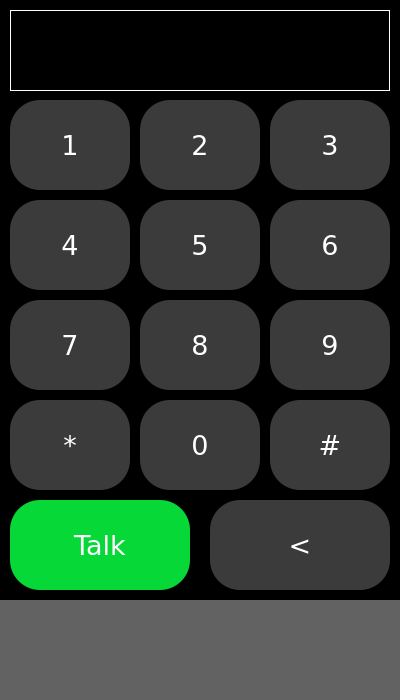
<?xml version="1.0" encoding="UTF-8"?>
<ui version="4.0">
 <class>Form</class>
 <widget class="QWidget" name="Form">
  <property name="geometry">
   <rect>
    <x>0</x>
    <y>0</y>
    <width>400</width>
    <height>700</height>
   </rect>
  </property>
  <property name="minimumSize">
   <size>
    <width>400</width>
    <height>700</height>
   </size>
  </property>
  <property name="maximumSize">
   <size>
    <width>400</width>
    <height>700</height>
   </size>
  </property>
  <property name="font">
   <font>
    <family>Segoe Script</family>
    <pointsize>20</pointsize>
    <bold>true</bold>
   </font>
  </property>
  <property name="windowTitle">
   <string>Form</string>
  </property>
  <widget class="QWidget" name="widget" native="true">
   <property name="geometry">
    <rect>
     <x>10</x>
     <y>100</y>
     <width>380</width>
     <height>490</height>
    </rect>
   </property>
   <widget class="QPushButton" name="button_1">
    <property name="geometry">
     <rect>
      <x>0</x>
      <y>0</y>
      <width>120</width>
      <height>90</height>
     </rect>
    </property>
    <property name="minimumSize">
     <size>
      <width>120</width>
      <height>90</height>
     </size>
    </property>
    <property name="maximumSize">
     <size>
      <width>120</width>
      <height>90</height>
     </size>
    </property>
    <property name="font">
     <font>
      <family>Verdana</family>
      <pointsize>20</pointsize>
      <bold>false</bold>
     </font>
    </property>
    <property name="styleSheet">
     <string notr="true">color: white;
background-color: rgb(59, 59, 59);
border-radius: 30px;</string>
    </property>
    <property name="text">
     <string>1</string>
    </property>
   </widget>
   <widget class="QPushButton" name="button_2">
    <property name="geometry">
     <rect>
      <x>130</x>
      <y>0</y>
      <width>120</width>
      <height>90</height>
     </rect>
    </property>
    <property name="minimumSize">
     <size>
      <width>120</width>
      <height>90</height>
     </size>
    </property>
    <property name="maximumSize">
     <size>
      <width>120</width>
      <height>90</height>
     </size>
    </property>
    <property name="font">
     <font>
      <family>Verdana</family>
      <pointsize>20</pointsize>
      <bold>false</bold>
     </font>
    </property>
    <property name="styleSheet">
     <string notr="true">color: white;
background-color: rgb(59, 59, 59);
border-radius: 30px;</string>
    </property>
    <property name="text">
     <string>2</string>
    </property>
   </widget>
   <widget class="QPushButton" name="button_3">
    <property name="geometry">
     <rect>
      <x>260</x>
      <y>0</y>
      <width>120</width>
      <height>90</height>
     </rect>
    </property>
    <property name="minimumSize">
     <size>
      <width>120</width>
      <height>90</height>
     </size>
    </property>
    <property name="maximumSize">
     <size>
      <width>120</width>
      <height>90</height>
     </size>
    </property>
    <property name="font">
     <font>
      <family>Verdana</family>
      <pointsize>20</pointsize>
      <bold>false</bold>
     </font>
    </property>
    <property name="styleSheet">
     <string notr="true">color: white;
background-color: rgb(59, 59, 59);
border-radius: 30px;</string>
    </property>
    <property name="text">
     <string>3</string>
    </property>
   </widget>
   <widget class="QPushButton" name="button_4">
    <property name="geometry">
     <rect>
      <x>0</x>
      <y>100</y>
      <width>120</width>
      <height>90</height>
     </rect>
    </property>
    <property name="minimumSize">
     <size>
      <width>120</width>
      <height>90</height>
     </size>
    </property>
    <property name="maximumSize">
     <size>
      <width>120</width>
      <height>90</height>
     </size>
    </property>
    <property name="font">
     <font>
      <family>Verdana</family>
      <pointsize>20</pointsize>
      <bold>false</bold>
     </font>
    </property>
    <property name="styleSheet">
     <string notr="true">color: white;
background-color: rgb(59, 59, 59);
border-radius: 30px;</string>
    </property>
    <property name="text">
     <string>4</string>
    </property>
   </widget>
   <widget class="QPushButton" name="button_5">
    <property name="geometry">
     <rect>
      <x>130</x>
      <y>100</y>
      <width>120</width>
      <height>90</height>
     </rect>
    </property>
    <property name="minimumSize">
     <size>
      <width>120</width>
      <height>90</height>
     </size>
    </property>
    <property name="maximumSize">
     <size>
      <width>120</width>
      <height>90</height>
     </size>
    </property>
    <property name="font">
     <font>
      <family>Verdana</family>
      <pointsize>20</pointsize>
      <bold>false</bold>
     </font>
    </property>
    <property name="styleSheet">
     <string notr="true">color: white;
background-color: rgb(59, 59, 59);
border-radius: 30px;</string>
    </property>
    <property name="text">
     <string>5</string>
    </property>
   </widget>
   <widget class="QPushButton" name="button_6">
    <property name="geometry">
     <rect>
      <x>260</x>
      <y>100</y>
      <width>120</width>
      <height>90</height>
     </rect>
    </property>
    <property name="minimumSize">
     <size>
      <width>120</width>
      <height>90</height>
     </size>
    </property>
    <property name="maximumSize">
     <size>
      <width>120</width>
      <height>90</height>
     </size>
    </property>
    <property name="font">
     <font>
      <family>Verdana</family>
      <pointsize>20</pointsize>
      <bold>false</bold>
     </font>
    </property>
    <property name="styleSheet">
     <string notr="true">color: white;
background-color: rgb(59, 59, 59);
border-radius: 30px;</string>
    </property>
    <property name="text">
     <string>6</string>
    </property>
   </widget>
   <widget class="QPushButton" name="button_7">
    <property name="geometry">
     <rect>
      <x>0</x>
      <y>200</y>
      <width>120</width>
      <height>90</height>
     </rect>
    </property>
    <property name="minimumSize">
     <size>
      <width>120</width>
      <height>90</height>
     </size>
    </property>
    <property name="maximumSize">
     <size>
      <width>120</width>
      <height>90</height>
     </size>
    </property>
    <property name="font">
     <font>
      <family>Verdana</family>
      <pointsize>20</pointsize>
      <bold>false</bold>
     </font>
    </property>
    <property name="styleSheet">
     <string notr="true">color: white;
background-color: rgb(59, 59, 59);
border-radius: 30px;</string>
    </property>
    <property name="text">
     <string>7</string>
    </property>
   </widget>
   <widget class="QPushButton" name="button_8">
    <property name="geometry">
     <rect>
      <x>130</x>
      <y>200</y>
      <width>120</width>
      <height>90</height>
     </rect>
    </property>
    <property name="minimumSize">
     <size>
      <width>120</width>
      <height>90</height>
     </size>
    </property>
    <property name="maximumSize">
     <size>
      <width>120</width>
      <height>90</height>
     </size>
    </property>
    <property name="font">
     <font>
      <family>Verdana</family>
      <pointsize>20</pointsize>
      <bold>false</bold>
     </font>
    </property>
    <property name="styleSheet">
     <string notr="true">color: white;
background-color: rgb(59, 59, 59);
border-radius: 30px;
</string>
    </property>
    <property name="text">
     <string>8</string>
    </property>
   </widget>
   <widget class="QPushButton" name="button_9">
    <property name="geometry">
     <rect>
      <x>260</x>
      <y>200</y>
      <width>120</width>
      <height>90</height>
     </rect>
    </property>
    <property name="minimumSize">
     <size>
      <width>120</width>
      <height>90</height>
     </size>
    </property>
    <property name="maximumSize">
     <size>
      <width>120</width>
      <height>90</height>
     </size>
    </property>
    <property name="font">
     <font>
      <family>Verdana</family>
      <pointsize>20</pointsize>
      <bold>false</bold>
     </font>
    </property>
    <property name="styleSheet">
     <string notr="true">color: white;
background-color: rgb(59, 59, 59);
border-radius: 30px;</string>
    </property>
    <property name="text">
     <string>9</string>
    </property>
   </widget>
   <widget class="QPushButton" name="button_mul">
    <property name="geometry">
     <rect>
      <x>0</x>
      <y>300</y>
      <width>120</width>
      <height>90</height>
     </rect>
    </property>
    <property name="minimumSize">
     <size>
      <width>120</width>
      <height>90</height>
     </size>
    </property>
    <property name="maximumSize">
     <size>
      <width>120</width>
      <height>90</height>
     </size>
    </property>
    <property name="font">
     <font>
      <family>Verdana</family>
      <pointsize>20</pointsize>
      <bold>false</bold>
     </font>
    </property>
    <property name="styleSheet">
     <string notr="true">color: white;
background-color: rgb(59, 59, 59);
border-radius: 30px;</string>
    </property>
    <property name="text">
     <string>*</string>
    </property>
   </widget>
   <widget class="QPushButton" name="button_0">
    <property name="geometry">
     <rect>
      <x>130</x>
      <y>300</y>
      <width>120</width>
      <height>90</height>
     </rect>
    </property>
    <property name="minimumSize">
     <size>
      <width>120</width>
      <height>90</height>
     </size>
    </property>
    <property name="maximumSize">
     <size>
      <width>120</width>
      <height>90</height>
     </size>
    </property>
    <property name="font">
     <font>
      <family>Verdana</family>
      <pointsize>20</pointsize>
      <bold>false</bold>
     </font>
    </property>
    <property name="styleSheet">
     <string notr="true">color: white;
background-color: rgb(59, 59, 59);
border-radius: 30px;</string>
    </property>
    <property name="text">
     <string>0</string>
    </property>
   </widget>
   <widget class="QPushButton" name="button_hash">
    <property name="geometry">
     <rect>
      <x>260</x>
      <y>300</y>
      <width>120</width>
      <height>90</height>
     </rect>
    </property>
    <property name="minimumSize">
     <size>
      <width>120</width>
      <height>90</height>
     </size>
    </property>
    <property name="maximumSize">
     <size>
      <width>120</width>
      <height>90</height>
     </size>
    </property>
    <property name="font">
     <font>
      <family>Verdana</family>
      <pointsize>20</pointsize>
      <bold>false</bold>
     </font>
    </property>
    <property name="styleSheet">
     <string notr="true">color: white;
background-color: rgb(59, 59, 59);
border-radius: 30px;</string>
    </property>
    <property name="text">
     <string>#</string>
    </property>
   </widget>
   <widget class="QPushButton" name="button_talk">
    <property name="geometry">
     <rect>
      <x>0</x>
      <y>400</y>
      <width>180</width>
      <height>90</height>
     </rect>
    </property>
    <property name="minimumSize">
     <size>
      <width>180</width>
      <height>90</height>
     </size>
    </property>
    <property name="maximumSize">
     <size>
      <width>180</width>
      <height>90</height>
     </size>
    </property>
    <property name="font">
     <font>
      <family>Verdana</family>
      <pointsize>20</pointsize>
      <bold>false</bold>
     </font>
    </property>
    <property name="styleSheet">
     <string notr="true">color: white;
background-color: rgb(6, 217, 55);
border-radius: 30px;</string>
    </property>
    <property name="text">
     <string>Talk</string>
    </property>
   </widget>
   <widget class="QPushButton" name="button_del">
    <property name="geometry">
     <rect>
      <x>200</x>
      <y>400</y>
      <width>180</width>
      <height>90</height>
     </rect>
    </property>
    <property name="minimumSize">
     <size>
      <width>180</width>
      <height>90</height>
     </size>
    </property>
    <property name="maximumSize">
     <size>
      <width>180</width>
      <height>90</height>
     </size>
    </property>
    <property name="font">
     <font>
      <family>Verdana</family>
      <pointsize>20</pointsize>
      <bold>false</bold>
     </font>
    </property>
    <property name="styleSheet">
     <string notr="true">color: white;
background-color: rgb(59, 59, 59);
border-radius: 30px;</string>
    </property>
    <property name="text">
     <string>&lt;</string>
    </property>
   </widget>
  </widget>
  <widget class="QPushButton" name="home_app">
   <property name="geometry">
    <rect>
     <x>160</x>
     <y>610</y>
     <width>80</width>
     <height>80</height>
    </rect>
   </property>
   <property name="minimumSize">
    <size>
     <width>80</width>
     <height>80</height>
    </size>
   </property>
   <property name="maximumSize">
    <size>
     <width>80</width>
     <height>80</height>
    </size>
   </property>
   <property name="styleSheet">
    <string notr="true">QPushButton {
    border-radius: 1px;
}
</string>
   </property>
   <property name="text">
    <string/>
   </property>
   <property name="icon">
    <iconset>
     <normaloff>pic/home_logo.png</normaloff>pic/home_logo.png</iconset>
   </property>
   <property name="iconSize">
    <size>
     <width>80</width>
     <height>80</height>
    </size>
   </property>
  </widget>
  <widget class="QLabel" name="home_background">
   <property name="geometry">
    <rect>
     <x>0</x>
     <y>600</y>
     <width>400</width>
     <height>100</height>
    </rect>
   </property>
   <property name="minimumSize">
    <size>
     <width>400</width>
     <height>100</height>
    </size>
   </property>
   <property name="maximumSize">
    <size>
     <width>400</width>
     <height>100</height>
    </size>
   </property>
   <property name="styleSheet">
    <string notr="true">background-color: rgb(98, 98, 98);</string>
   </property>
   <property name="text">
    <string/>
   </property>
  </widget>
  <widget class="QLabel" name="home_background_2">
   <property name="geometry">
    <rect>
     <x>0</x>
     <y>0</y>
     <width>400</width>
     <height>600</height>
    </rect>
   </property>
   <property name="minimumSize">
    <size>
     <width>400</width>
     <height>600</height>
    </size>
   </property>
   <property name="maximumSize">
    <size>
     <width>400</width>
     <height>600</height>
    </size>
   </property>
   <property name="styleSheet">
    <string notr="true">background-color: rgb(0, 0, 0);</string>
   </property>
   <property name="text">
    <string/>
   </property>
  </widget>
  <widget class="QLabel" name="phone_number">
   <property name="geometry">
    <rect>
     <x>10</x>
     <y>10</y>
     <width>380</width>
     <height>81</height>
    </rect>
   </property>
   <property name="font">
    <font>
     <family>Verdana</family>
     <pointsize>24</pointsize>
     <bold>false</bold>
    </font>
   </property>
   <property name="styleSheet">
    <string notr="true">QLabel {
color: white;
}</string>
   </property>
   <property name="frameShape">
    <enum>QFrame::Panel</enum>
   </property>
   <property name="frameShadow">
    <enum>QFrame::Plain</enum>
   </property>
   <property name="text">
    <string/>
   </property>
   <property name="alignment">
    <set>Qt::AlignBottom|Qt::AlignRight|Qt::AlignTrailing</set>
   </property>
  </widget>
  <zorder>home_background_2</zorder>
  <zorder>home_background</zorder>
  <zorder>widget</zorder>
  <zorder>home_app</zorder>
  <zorder>phone_number</zorder>
 </widget>
 <resources/>
 <connections/>
</ui>
